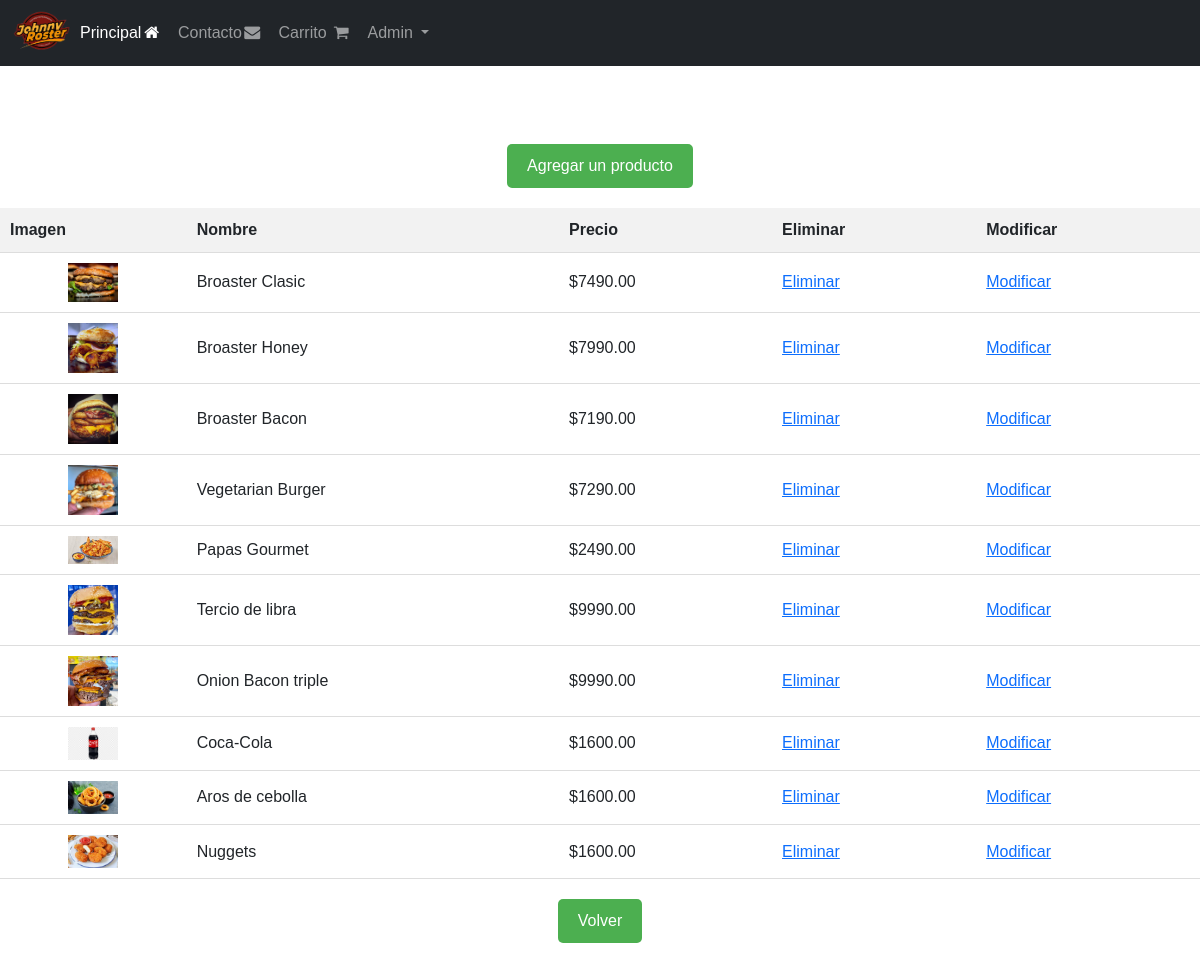
Before: /productos_list/ (signed in) with the older database file.
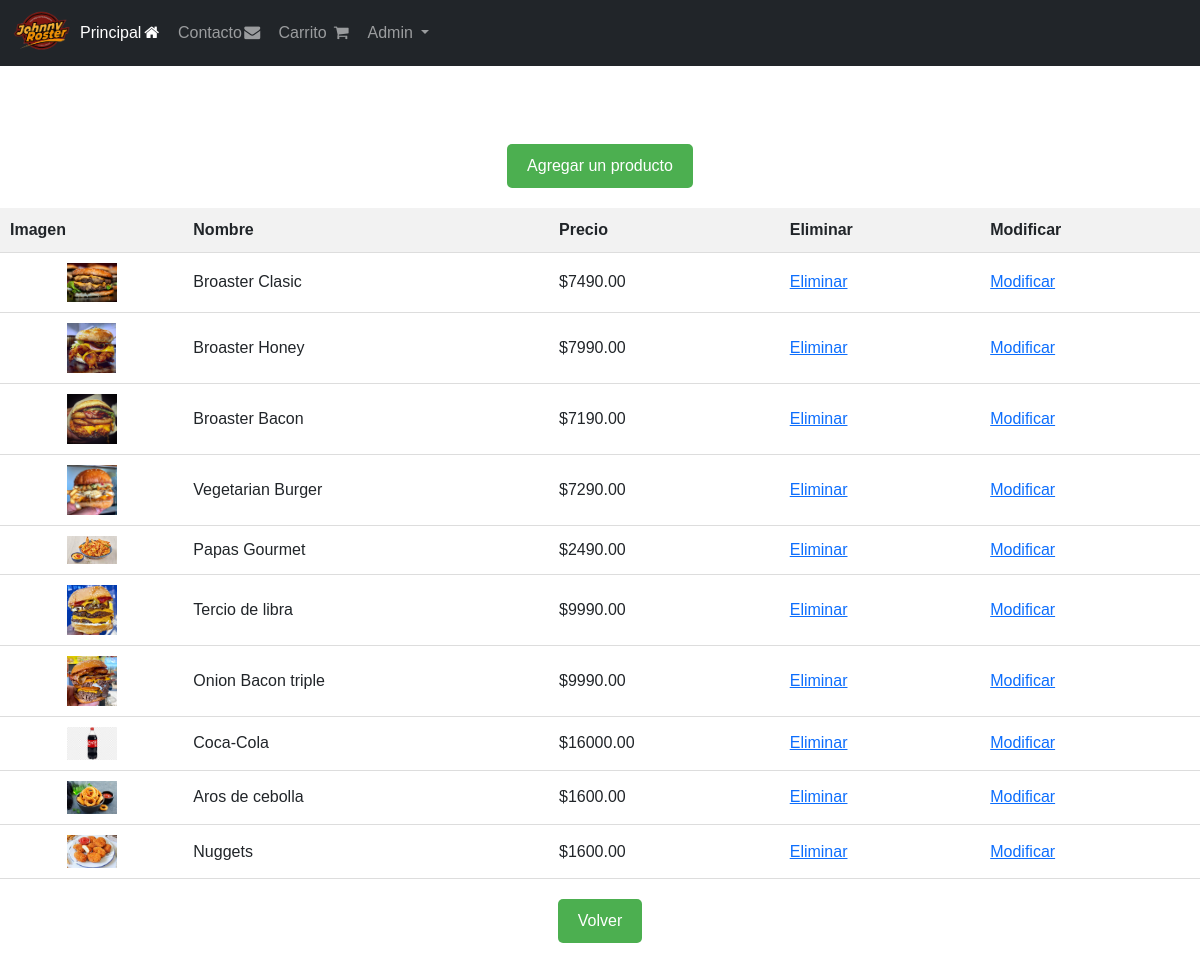
After: the same page with the newer database file.
### pedido/models.py (models this page shows, shortened)
class Producto(models.Model):
    nombre = models.CharField(primary_key=True,max_length=100)
    imagen = models.ImageField(upload_to='productos/')
    id_tipoComida = models.ForeignKey('TipoComida',on_delete=models.CASCADE, db_column='idTipoComida')
    precio = models.IntegerField()
    activo = models.IntegerField()

### pedido/views.py (the view)
# urls.py: path('productos_list/', views.lista_productos, name='productos_list'),
@login_required
def lista_productos(request):
    lista_productos = Producto.objects.all()
    context={"productos":lista_productos}
    return render(request, 'pedido/productos_list.html',context)

### pedido/context_processor.py (called while the page is built)
def total_carrito(request):
    total = 0
    if request.user.is_authenticated:
        if "carrito" in request.session.keys():
            for key, value in request.session["carrito"].items():
                total += int(value["acumulado"])
    return {"total_carrito":total}

### pedido/templates/pedido/productos_list.html (shortened to what this page needs)
{% load static %}
<!DOCTYPE html>
<html lang="en">
<head>
    <link href="https://cdn.jsdelivr.net/npm/bootstrap@5.0.2/dist/css/bootstrap.min.css" rel="stylesheet">
    <link rel="stylesheet" href="https://cdnjs.cloudflare.com/ajax/libs/font-awesome/4.7.0/css/font-awesome.min.css">
    <link rel="stylesheet" href="{% static 'CSS/home.css' %}">
    <link rel="stylesheet" href="{% static 'CSS/contacto.css' %}">
</head>
<body class="my-body">
    {% include 'pedido/navbar.html' %}
    <h1 class="my-heading">Editar Datos de Alumnos</h1><br>
    <br>
    <button class="my-button" type="button">
        <a href="{% url 'agregar_productos' %}">Agregar un producto</a>
    </button>
    <table class="my-table">
        {% if productos %}
        <th>Imagen</th>
        <th>Nombre</th>
        <th>Precio</th>
        <th>Eliminar</th>
        <th>Modificar</th>
        {% for x in productos %}
        <tr>
            <td><img src="{{x.imagen.url}}" alt="Imagen del producto" class="my-image"></td>
            <td> {{x.nombre}}</td>
            <td> ${{x.precio}}.00</td>
            <td> <a href="{% url 'productos_del' pk=x.nombre %}" class="my-link">Eliminar</a></td>
            <td> <a href="{% url 'productos_edit' pk=x.nombre %}" class="my-link">Modificar</a></td>
        </tr>
        {% endfor %}
        {% endif %}
    </table>
    <button class="my-button" type="button">
        <a href="{% url 'index' %}">Volver</a>
    </button>
</body>
</html>

### pedido/templates/pedido/navbar.html (shortened to what this page needs)
{% load static %}
<!DOCTYPE html>
<html lang="en">
<head>
</head>
<body>
  <nav class="navbar fixed-top navbar-expand-lg navbar-dark bg-dark">
    <div class="container-fluid">
      <a href="{% url 'index' %}"><img src="{% static 'Images/Logo-black.png' %}" alt="logotipo" width="60px"
          height="50px"></a>
      <div class="collapse navbar-collapse" id="navbarSupportedContent">
        <ul class="navbar-nav me-auto mb-2 mb-lg-0">
          <li class="nav-item">
            <a class="nav-link active" aria-disabled="true" href="{% url 'index' %}">Principal<i
                class="fa fa-fw fa-home"></i></a>
          </li>
          <li class="nav-item">
            <a class="nav-link" href="#">Contacto<i class="fa fa-fw fa-envelope" aria-hidden="true"></i></a>
          </li>
          <li class="nav-item">
            <a class="nav-link" href="{% url 'carrito' %}">Carrito
                <i class="fa fa-fw fa-shopping-cart" aria-hidden="true"></i>
            </a>
        </li>
        <li class="nav-item dropdown">
            {% if user.is_authenticated %}
            <a class="nav-link dropdown-toggle" id="navbarDropdown" role="button" data-bs-toggle="dropdown" aria-expanded="false">
                {{ user|title }}
            </a>
            {% else %}
            <a class="nav-link" href="{% url 'login' %}">Iniciar sesión
                <i class="fa fa-fw fa-sign-in" aria-hidden="true"></i>
            </a>
            {% endif %}
        </li>
        </ul>
      </div>
    </div>
  </nav>
</body>
</html>

### pedido/static/CSS/contacto.css (style rules this page uses)
.my-body { font-family: Arial, sans-serif; margin: 0; padding: 0; }
.my-heading { text-align: center; margin-top: 20px; }
.my-table { width: 100%; border-collapse: collapse; margin-top: 20px; }
.my-table th, .my-table td { padding: 10px; text-align: left; border-bottom: 1px solid #ddd; }
.my-table th { background-color: #f2f2f2; }
.my-image { max-width: 50px; max-height: 50px; display: block; margin: auto; }
.my-button { margin: 20px auto; display: block; background-color: #4CAF50; color: white; border: none; padding: 10px 20px; text-align: center; text-decoration: none; font-size: 16px; cursor: pointer; border-radius: 5px; }
.my-button a { color: white; text-decoration: none; }

### pedido/templates/pedido/productos_list.html (style rules this page uses)
table { border-collapse: collapse; }
td { padding: 10px; }

Changed rows visible on the page:
changed Producto "Coca-Cola": precio "1600" → "16000"
